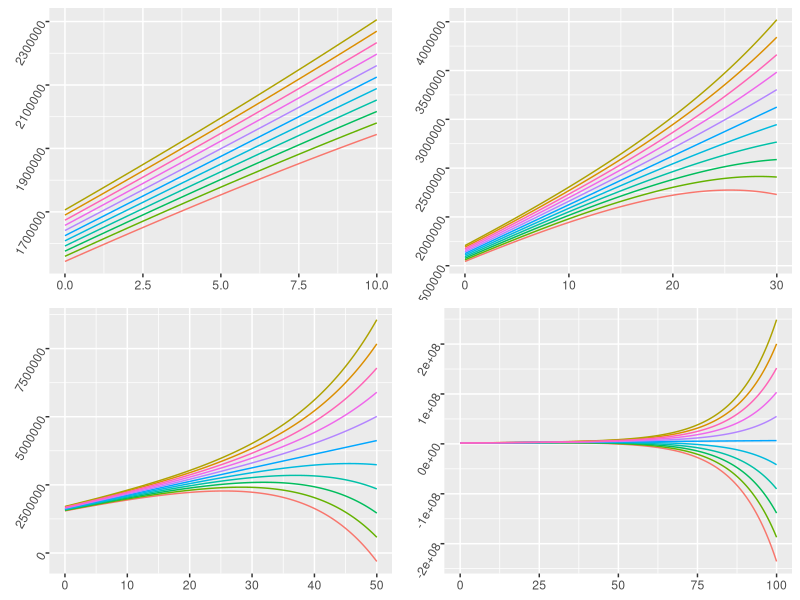
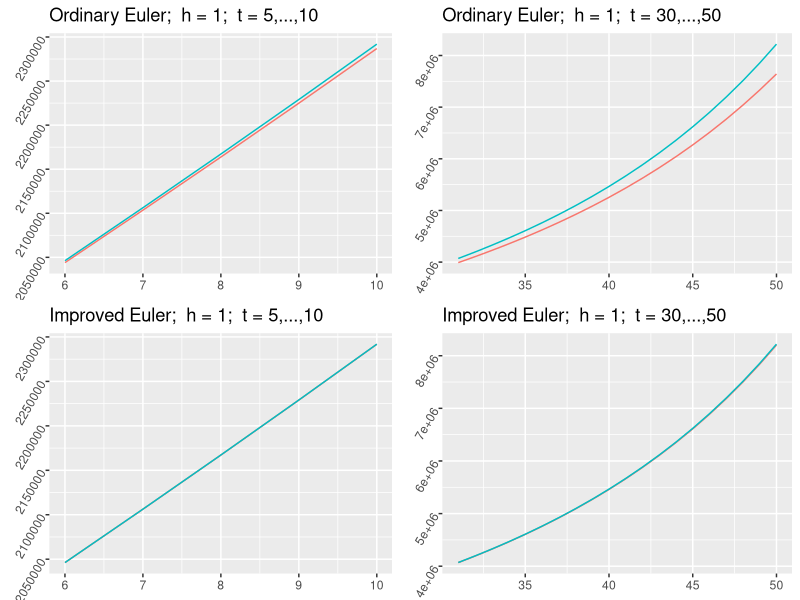
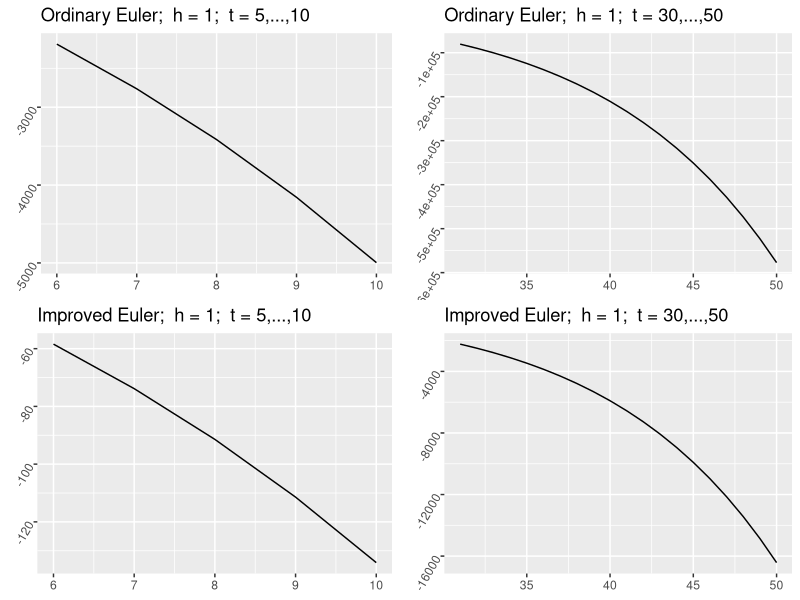
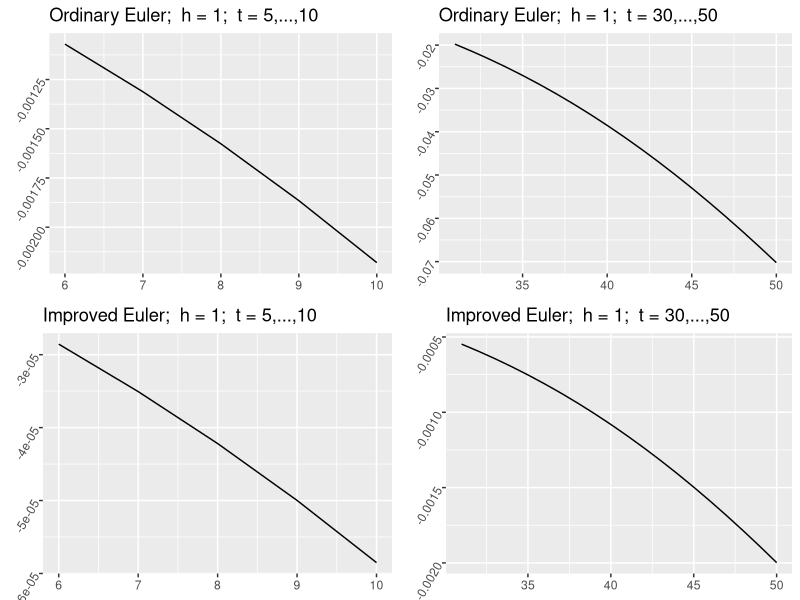
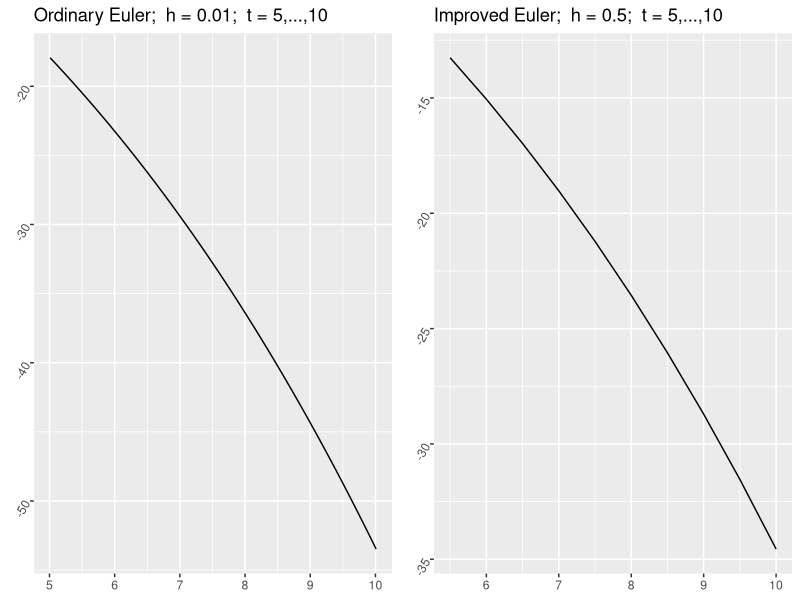
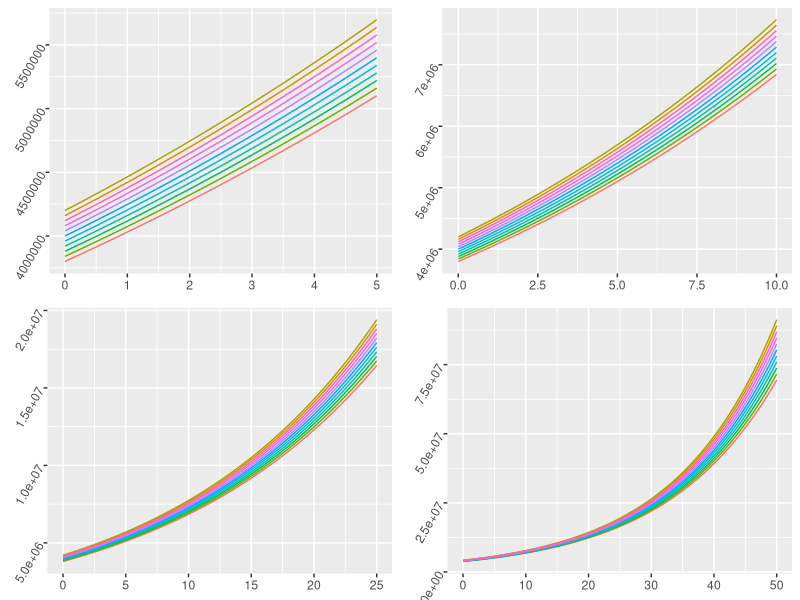

R code for these plots, in order:
library(magrittr)
library(tidyverse)
library(gridExtra)

r0 <- 0.08
u0 <- 80000
alpha <- 4000

xmin <- (r0*u0 + alpha)/r0**2

h <- Vectorize(function(t) {
  xmin + (alpha/r0)*t
})

x <- function(t, x0) {
  h(t) + (x0 - h(0))*exp(r0*t)
}
ts <- seq(0,100,by=0.2)
x0s <- xmin*seq(0.95,1.05,by=0.01)
xs <- map(map(x0s, function(x0) {function(t) x(t, x0)}),
    function(f) {f(ts)})
xs <- data.frame(xs)
colnames(xs) <- str_c('x', as.character(1:11))
plot_lines <- function(max_t) {
  xs %>% 
    mutate(t = ts) %>% 
    filter(t <= max_t) %>% 
    gather(key='key', value='value', -t) %>% 
    ggplot(aes(t, value, color=key)) +
    geom_line() + 
    theme(legend.position = 'none',
          axis.text.y = element_text(angle = 60),
          axis.title = element_blank())  
}
grid.arrange(grobs=map(c(10,30,50,100), plot_lines), nrow=2)

#############################################################################

euler <- function(diff, 
                  x0, y0, x_end, 
                  h, improv = F) {
  xs <- seq(x0, x_end + x_end%%h, by = h)
  ys <- rep(NA, length(xs))
  ys[1] <- y0
  for (i in 2:length(xs)) {
    ystar <- ys[i-1] + diff(xs[i-1], ys[i-1])*h
    if (improv) {
      ys[i] <- ys[i-1] + (diff(xs[i-1], ys[i-1]) + diff(xs[i], ystar))*h/2
    }
    else {
      ys[i] <- ystar
    }
  }
  data_frame(t=xs, x_euler=ys)
}

approx <- function(h, t_end = 10, improv = F) {
  euler(function(t, x) r0*x - u0 - alpha*t,
        0, 1700000, t_end, 
        h, improv) %>% 
    mutate(x_true = map_dbl(t, function(t) x(t,1700000)),
           error = x_euler - x_true,
           error_percent = error / x_true)
}

approx_plot <- function(h, t_end, improv, min_t) {
  if (improv) {
    name <- 'Improved Euler'
  }
  else {
    name <- 'Ordinary Euler'
  }
  approx(h, t_end, improv) %>% 
    filter(min_t<t) %>% 
    select(-error, -error_percent) %>% 
    gather(key='key', value='value', -t) %>% 
    ggplot(aes(t, value, color=key)) +
    geom_line() + 
    theme(legend.position = 'none',
          axis.text.y = element_text(angle=60),
          axis.title = element_blank()) +
    ggtitle(str_c(name, ';  h = ', h, ';  t = ', min_t, ',...,', t_end))
}

error_plot <- function(h, t_end, improv, min_t, error_type) {
  if (improv) {
    name <- 'Improved Euler'
  }
  else {
    name <- 'Ordinary Euler'
  }
  approx(h, t_end, improv) %>% 
    filter(min_t<t) %>% 
    ggplot(aes_string('t', error_type)) +
    geom_line() + 
    theme(axis.text.y = element_text(angle=60),
          axis.title = element_blank()) +
    ggtitle(str_c(name, ';  h = ', h, ';  t = ', min_t, ',...,', t_end))
}

grid.arrange(grobs = list(approx_plot(1, 10, F, 5), 
                          approx_plot(1, 50, F, 30),
                          approx_plot(1, 10, T, 5), 
                          approx_plot(1, 50, T, 30)),
             nrow=2)

grid.arrange(grobs = list(error_plot(1, 10, F, 5, 'error'), 
                          error_plot(1, 50, F, 30, 'error'),
                          error_plot(1, 10, T, 5, 'error'), 
                          error_plot(1, 50, T, 30, 'error')),
             nrow=2)

grid.arrange(grobs = list(error_plot(1, 10, F, 5, 'error_percent'), 
                          error_plot(1, 50, F, 30, 'error_percent'),
                          error_plot(1, 10, T, 5, 'error_percent'), 
                          error_plot(1, 50, T, 30, 'error_percent')),
             nrow=2)

grid.arrange(grobs = list(error_plot(0.01, 10, F, 5, 'error'), 
                          error_plot(0.5, 10, T, 5, 'error')),
             nrow=1)

h_threshold_ord <- uniroot(function(h) approx(h) %>% .$error %>% tail(1) + 100, c(0.01, 1))$root
h_threshold_improv <- uniroot(function(h) approx(h,improv=T) %>% .$error %>% tail(1) + 100, c(0.5, 1))$root
h_threshold_ord
h_threshold_improv
approx(h_threshold_ord, improv=F) %>% tail(1)
approx(h_threshold_improv, improv=T) %>% tail(1)

#############################################################################

r0 <- 0.08
u0 <- 80000
beta <- 0.06

xmin <- u0/(r0-beta)

h <- Vectorize(function(t) {
  xmin*exp(beta*t)
})

x <- function(t, x0) {
  h(t) + (x0 - h(0))*exp(r0*t)
}
ts <- seq(0,500,by=0.2)
x0s <- xmin*seq(0.95,1.05,by=0.01)
xs <- map(map(x0s, function(x0) {function(t) x(t, x0)}),
          function(f) {f(ts)})
xs <- data.frame(xs)
colnames(xs) <- str_c('x', as.character(1:11))
plot_lines <- function(tlims) {
  xs %>% 
    mutate(t = ts) %>% 
    filter(tlims[1] <= t , t <= tlims[2]) %>% 
    gather(key='key', value='value', -t) %>% 
    ggplot(aes(t, value, color=key)) +
    geom_line() + 
    theme(legend.position = 'none',
          axis.text.y = element_text(angle = 60),
          axis.title = element_blank())  
}
grid.arrange(grobs=map(list(c(0,5),c(0,10),c(0,25), c(0,50)), plot_lines), nrow=2)

  
  